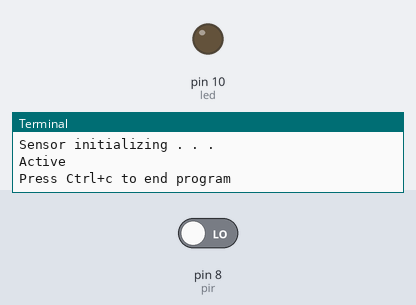
A program run on a simulated Raspberry Pi (header pin numbers). On the bench: output pins drawn as LEDs (lit = HIGH), the last lines printed to the terminal. Dashed ring = blinking. The test bench sets the inputs (shaded band); at power-on: pin 8 (pir) LOW. The clock reads 2024-03-15 10:24:30 at power-on unless the program sets it.

Above: at 3.2 s.
3.3 s: pin 8 (pir) driven HIGH
At 4.1 s:
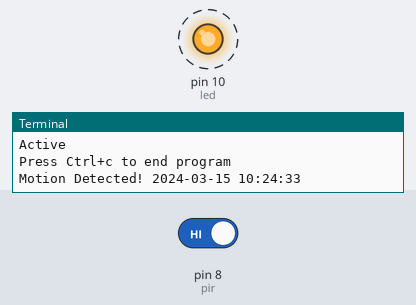
6.3 s: pin 8 (pir) driven LOW
At 6.8 s:
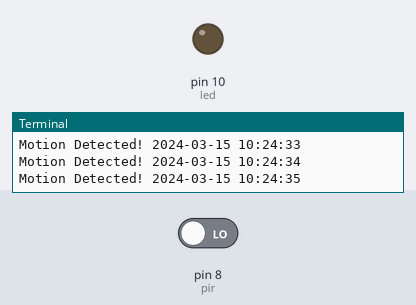
Timing chart, 0 to 9.3 s (numbered marks = the images above; inputs shaded):
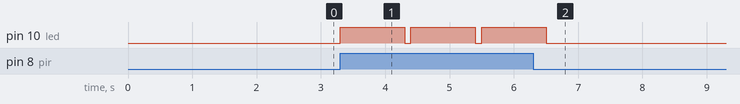

Measured:
- after the input at 3.3 s, pin 10 (led): alternates HIGH for 1.0 s and LOW for 0.10 s, starting at once
- after the input at 6.3 s, pin 10 (led): goes on until 6.5 s, then stays LOW

The program:

motion_sensor.py
```python
#!/usr/bin/python
# HC-SR501

import RPi.GPIO as GPIO
import time
from time import gmtime, strftime

GPIO.setmode(GPIO.BOARD) #Set GPIO to pin numbering
pir = 8 #Assign pin 8 to PIR
led = 10 #Assign pin 10 to LED
GPIO.setup(pir, GPIO.IN) #Setup GPIO pin PIR as input
GPIO.setup(led, GPIO.OUT) #Setup GPIO pin for LED as output
print ("Sensor initializing . . .")
time.sleep(2) #Give sensor time to startup
print ("Active")
print ("Press Ctrl+c to end program")

try:
  while True:
    if GPIO.input(pir) == True: #If PIR pin goes high, motion is detected
      print ("Motion Detected!", strftime("%Y-%m-%d %H:%M:%S", gmtime()))
      GPIO.output(led, True) #Turn on LED
      time.sleep(1) #Keep LED on for 4 seconds
      GPIO.output(led, False) #Turn off LED
      time.sleep(0.1)

except KeyboardInterrupt: #Ctrl+c
  pass #Do nothing, continue to finally

finally:
  GPIO.output(led, False) #Turn off LED in case left on
  GPIO.cleanup() #reset all GPIO

print ("Program ended")
```
